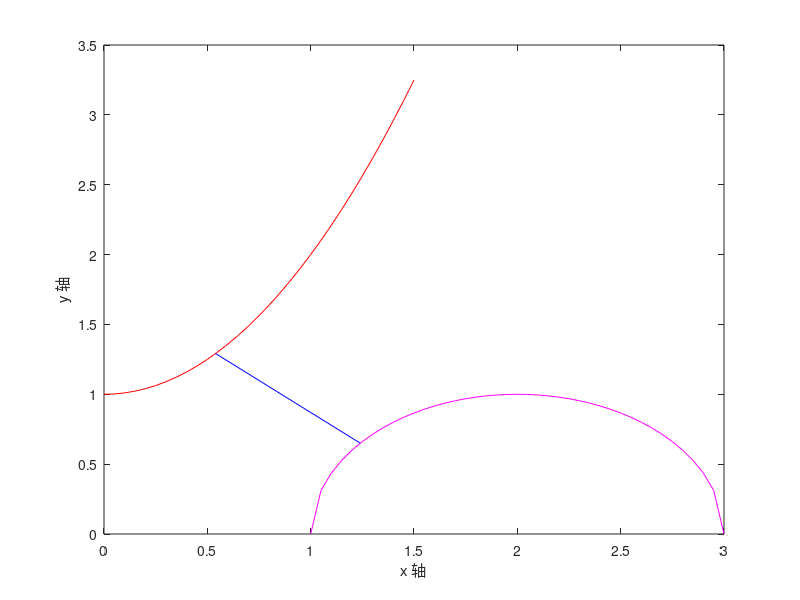

This chart was generated by the following MATLAB code:
% 例程 4.2  两条曲线间的距离
%  二维平面中两条曲线间的距离
%  绘制曲线
x = 0: 0.05: 1.5;
y = 1 + x.^2;  %  抛物线
plot(x, y, 'r');
hold on;
x = 1: 0.05: 3;
y = sqrt(1 - (x - 2).^2);  %  圆
plot(x, y, 'm');
%  搜索近似解
sqer = 10000;  %  初始化误差值
for i = 1: 100
    for j = 1: 100
        x1 = 0.5 + (i*0.01);
        x2 = 1 + (j*0.01);
        aux1 = 1 + (x1^2);
        aux2 = x1 - x2;
        auxq = sqrt(1 - (x2 - 2)^2);
        e1 = (2*x1*(aux1 - auxq)) + aux2;
        e2 = (aux2*auxq) - (aux2*(aux1 - auxq));
        M = (e1^2) + (e2^2);
        if (M < sqer)
            sqer = M;
            sx1 = x1;
            sx2 = x2;
        end
    end
end
sy1 = 1 + (sx1^2);
sy2 = sqrt(1 - (sx2 - 2).^2);
plot([sx1, sx2], [sy1, sy2], 'b');  %  绘制最短距离线段
xlabel('x 轴');  ylabel('y 轴');
distance = sqrt((sx1 - sx2)^2 + (sy1 - sy2)^2);
%  输出结果
distance
disp('抛物线上的点坐标：')
sx1
sy1
disp('圆上的点坐标：')
sx2
sy2
